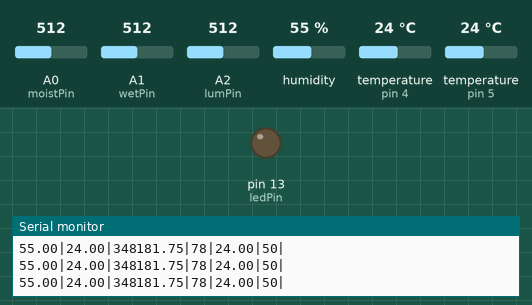
Simulated run of this sketch. Board: Arduino Uno, built with avr-gcc and run on an emulated ATmega328P. Shown: output pins drawn as LEDs (lit = HIGH), the last lines printed to the serial monitor. Wiring (inferred from the names in the program): DHT22 sensor: data pin 4. Inputs (shaded band) come from the test bench; at power-on: temperature (sensors on pin 4, pin 5) 24 °C, A2 (lumPin) = 512, A0 (moistPin) = 512, A1 (wetPin) = 512, humidity 55 %.

Above: at 1.8 s.
1.9 s: temperature (sensor on pin 4) set to 20.6 °C
3.8 s: temperature (sensor on pin 4) set to 19.5 °C
At 5.1 s:
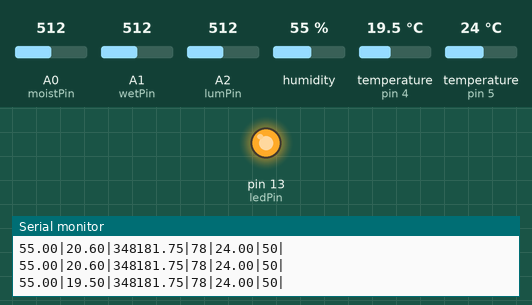
6.2 s: A2 (lumPin) set to 858
7.7 s: A2 (lumPin) set to 879
9.9 s: temperature (sensor on pin 4) set to 28 °C
At 12.2 s:
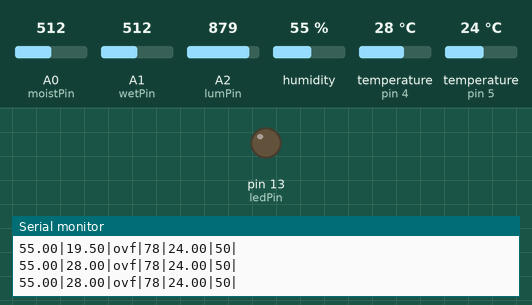
12.6 s: temperature (sensor on pin 4) set to 12 °C
At 14.5 s:
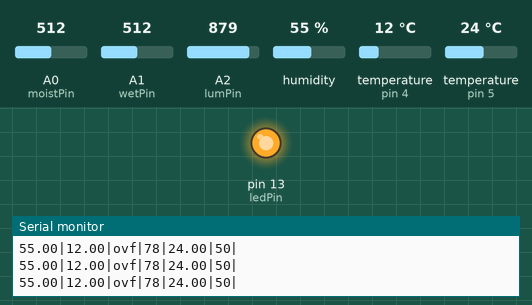
Timing chart, 0 to 15.7 s (numbered marks = the images above; inputs shaded):
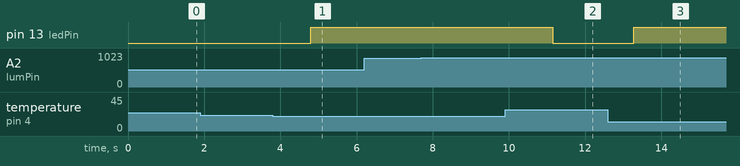

Measured:
- the behaviour switches between 20 and 19.9 °C on temperature (sensor on pin 4) (found by bisection; images 0 and 1)
- after the input at 3.8 s, pin 13 (ledPin): LOW → HIGH after 0.99 s
- after the input at 9.9 s, pin 13 (ledPin): HIGH → LOW after 1.3 s
- after the input at 12.6 s, pin 13 (ledPin): LOW → HIGH after 0.68 s

The sketch:

Fullprobe_quartz.ino
```cpp
#include "DHT.h"
#include "OneWire.h"
#include "math.h"

//Sensors location


#define DHTPIN 4
#define DHTTYPE DHT22
DHT dht(DHTPIN, DHTTYPE);

int moistPin = A0;
int wetPin = A1;
int lumPin = A2;
int soiltempPin = 5;
OneWire ds(soiltempPin);
int ledPin = 13;

//Variables

  float h = 0;
  float t = 0;
  float l = 0;
  int m = 0;
  int w = 0;
  float sT = 0;

//Analog calibration Values for Maping (input here)


  int mMax=650;
  int mMin=0;

  int wMax=1023;
  int wMin=0;

  int lMax=1023;
  int lMin=0;

  int pHMax=1023;
  int pHMin=0;


void setup() {
  Serial.begin(9600);
  Serial.println("DHTxx test!");

  dht.begin();

  pinMode (ledPin, OUTPUT);
}

void loop() {
  //Reading Sensores
  h = dht.readHumidity();
  t = dht.readTemperature();
  l = analogRead(lumPin);
  m = analogRead(moistPin);
  w = analogRead(wetPin);
  sT = getTemp();


  //Converting Units

  l = exp(0.02639*l-0.7512);
  m = map(m,mMin,mMax,0,100);
  w = map(w,wMin,wMax,100,0);


  // check if returns are valid, if they are NaN (not a number) then something went wrong!
//  if (isnan(t) || isnan(h) {
//    Serial.println("Failed to read from DHT");
//  } else {

    Serial.print(h);
    Serial.print("|");
    Serial.print(t);
    Serial.print("|");
    Serial.print(l);
    Serial.print("|");
    Serial.print(m);
    Serial.print("|");
    Serial.print(sT);
    Serial.print("|");
    Serial.print(w);
    Serial.println("|");

    if (t < 20) {
      digitalWrite (ledPin, HIGH);
    }
    else {
      digitalWrite (ledPin, LOW);
    }

//  }
}


float getTemp(){
 //returns the temperature from one DS18S20 in DEG Celsius

 byte data[12];
 byte addr[8];

 if ( !ds.search(addr)) {
   //no more sensors on chain, reset search
   ds.reset_search();
   return -1000;
 }

 if ( OneWire::crc8( addr, 7) != addr[7]) {
   Serial.println("CRC is not valid!");
   return -1000;
 }

 if ( addr[0] != 0x10 && addr[0] != 0x28) {
   Serial.print("Device is not recognized");
   return -1000;
 }

 ds.reset();
 ds.select(addr);
 ds.write(0x44,1); // start conversion, with parasite power on at the end

 byte present = ds.reset();
 ds.select(addr);
 ds.write(0xBE); // Read Scratchpad


 for (int i = 0; i < 9; i++) { // we need 9 bytes
  data[i] = ds.read();
 }

 ds.reset_search();

 byte MSB = data[1];
 byte LSB = data[0];

 float tempRead = ((MSB << 8) | LSB); //using two's compliment
 float TemperatureSum = tempRead / 16;

 return TemperatureSum;

}
```
